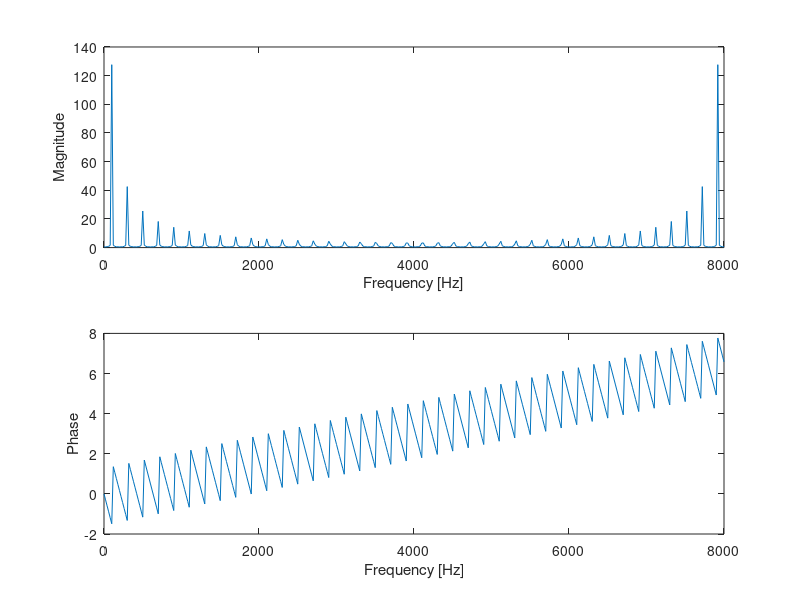
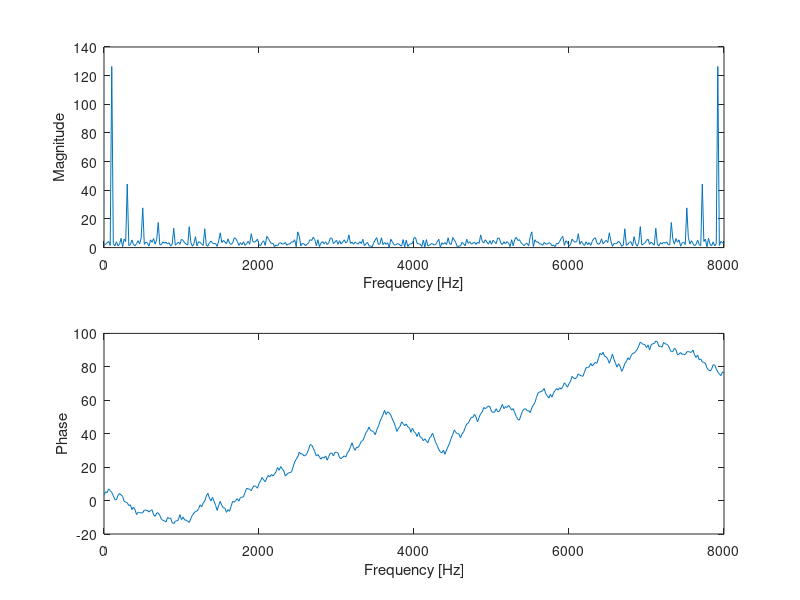
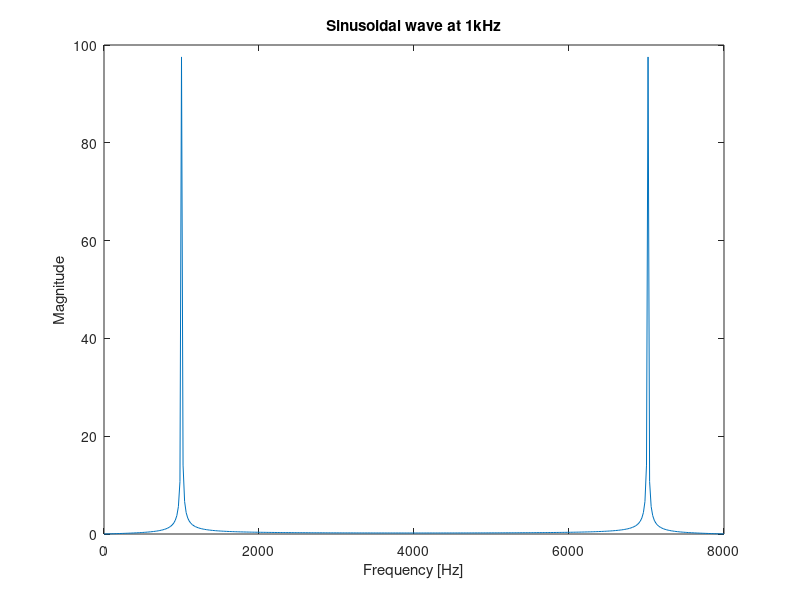
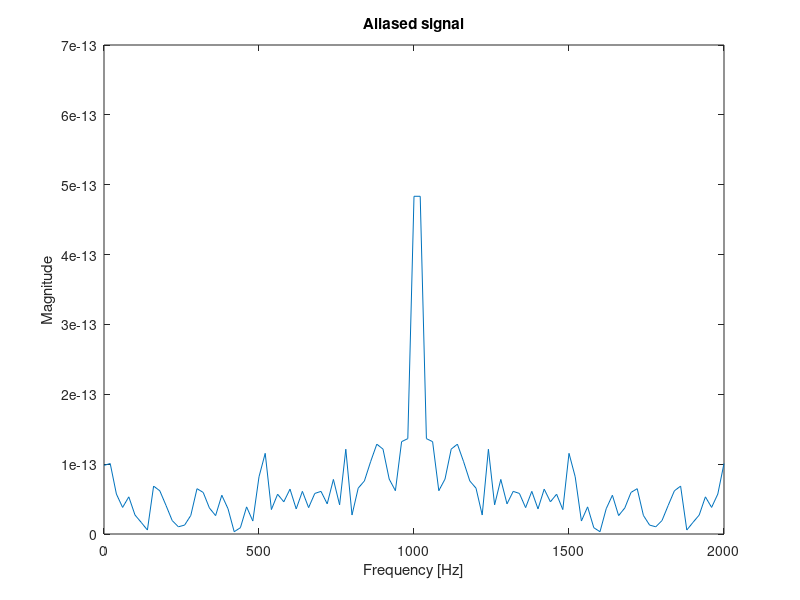

Here is the MATLAB script that generated these plots, in order:
%%%%%%%%%%%%%%%%%%%%%%%%%%%%%%%%%%%%%%%%%%%%%%%%%%%%%%%%%%%%%%%%%%%%%%%%%%%
% Introduction to Matlab for audio processing                              
% Audio Signals course
% 2022
% Mirco Pezzoli
% Exercise 7
% %%%%%%%%%%%%%%%%%%%%%%%%%%%%%%%%%%%%%%%%%%%%%%%%%%%%%%%%%%%%%%%%%%%%%%%%%

clear 
close all
clc

%% Frequency analysis
% We want to insepct the frequency content of a signal. The signal is
% composed of a square wave at 100Hz. 
% Choose a proper sampling frequency, and compute teh signal with a 
% length of 0.05s. Plot the signal in time domain.
fs = 8000;                      % Sampling frequency
ts = 1/fs;                      % Sampling period
t = 0 : ts : 0.05;              % Time axis
A = 0.5;                        % signal amplitude
f = 100;                        % Square tone frequency

signalLen = length(t);
xSquare = A * square(2*pi*f*t);


%% Define in a new variable the same signal corrupted by a white noise with 
% SNR equal to 10dB. 
SNR_dB = 10;
std_v = A / (10^(SNR_dB/20)); % std. dev. of noise

v = std_v*randn(size(xSquare));     % white noise samples
xSquareNoise = xSquare + v;                    % noisy signal


%% Compute the DFT of the signal
% We examine the frequency spectrum of the signal, plot the magnitude and
% the phase of the spectrum in one figure for each signal 
fAx = 0:fs/(signalLen-1):fs; % Frequency axis
X = fft(xSquare);
Xnoise = fft(xSquareNoise);

figure()
subplot(2,1,1)
plot(fAx, abs(X));
xlabel('Frequency [Hz]'), ylabel('Magnitude')
subplot(2,1,2)
plot(fAx, unwrap(angle(X)));
xlabel('Frequency [Hz]'), ylabel('Phase')

figure()
subplot(2,1,1)
plot(fAx, abs(Xnoise));
xlabel('Frequency [Hz]'), ylabel('Magnitude')
subplot(2,1,2)
plot(fAx, unwrap(angle(Xnoise)));
xlabel('Frequency [Hz]'), ylabel('Phase')

% What are the differences between the two spectrum? What is the effect of
% noise. Can we identify a structure in the magnitude spectrum?

%% Now analyze the signal of a sine wave at 1kHz.
% Compute the DFT and inspect the spectrum. How many harmonics are
% presents?

f = 1000;                      % Square tone frequency
x = A * sin(2*pi*f*t);
X = fft(x);
figure()
plot(fAx, abs(X));
xlabel('Frequency [Hz]'), ylabel('Magnitude')
title('Sinusoidal wave at 1kHz')
% Change the sampling frequency to 2000Hz. What would you expect to see in
% the spectrum?

fs = 2000;                      % Sampling frequency
ts = 1/fs;                      % Sampling period
t = 0 : ts : 0.05;               % Time axis
signalLen = length(t);
fAx = 0:fs/(signalLen-1):fs; % Frequency axis

xDownsampled = A * sin(2*pi*f*t);
Xdownsampled = fft(xDownsampled);
figure()
plot(fAx, abs(Xdownsampled));
xlabel('Frequency [Hz]'), ylabel('Magnitude')
title('Aliased signal')
